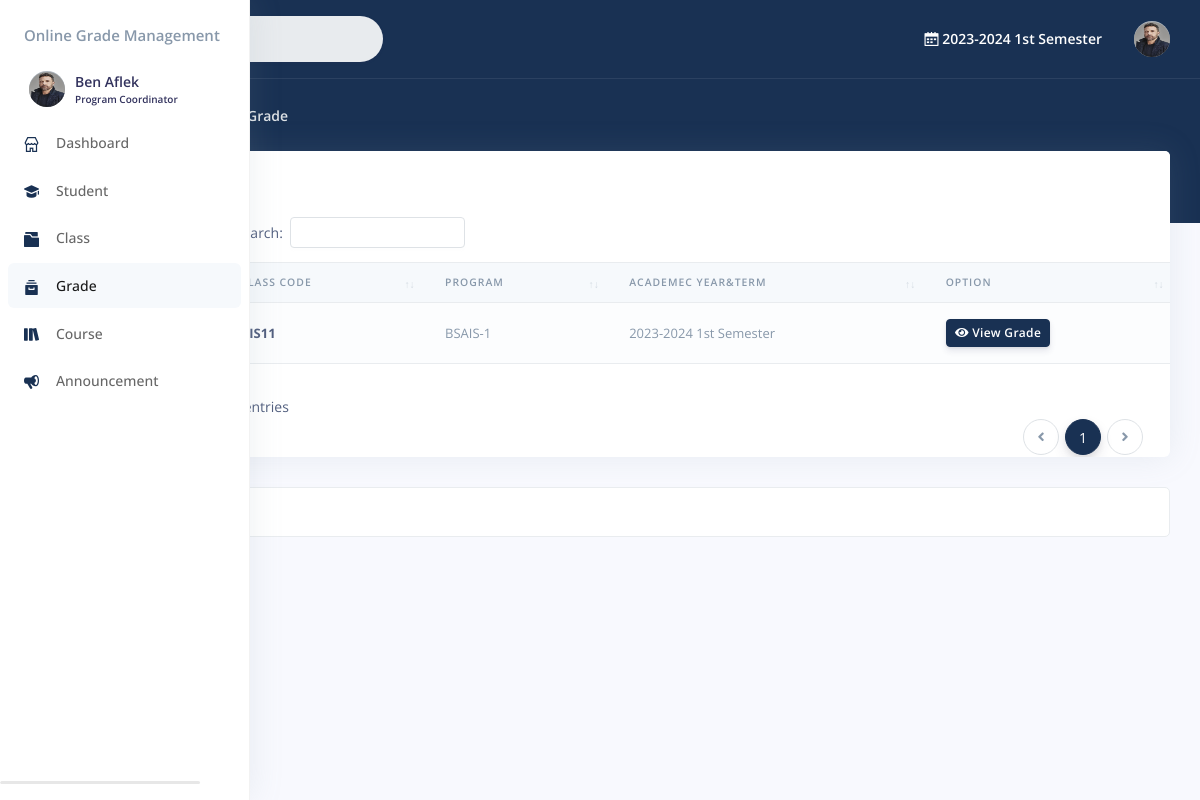
/trash/faculty/grade.php (signed in), run on the app's committed database.
### tables this page shows
CREATE TABLE `staff` (
  `id` int(11) NOT NULL,
  `user_id` int(11) DEFAULT NULL,
  `username` text NOT NULL,
  `institute_id` int(11) DEFAULT NULL,
  `position_id` int(11) NOT NULL,
  `created_on` datetime NOT NULL
);

CREATE TABLE `user` (
  `id` int(11) NOT NULL,
  `type` text NOT NULL,
  `username` text NOT NULL,
  `password` text NOT NULL,
  `firstname` text NOT NULL,
  `middlename` text DEFAULT NULL,
  `lastname` text NOT NULL,
  `gender` text DEFAULT NULL,
  `birthdate` date DEFAULT NULL,
  `address` text DEFAULT NULL,
  `phone_no` text DEFAULT NULL,
  `profileImage` text DEFAULT NULL,
  `isPasswordChanged` int(11) NOT NULL,
  `status` int(11) NOT NULL,
  `updated_on` datetime DEFAULT NULL,
  `created_on` datetime NOT NULL
);

CREATE TABLE `period` (
  `id` int(22) NOT NULL,
  `year` text NOT NULL,
  `term` int(11) NOT NULL,
  `status` int(11) NOT NULL,
  `updated_on` datetime DEFAULT NULL,
  `created_on` datetime NOT NULL
);

CREATE TABLE `class` (
  `id` int(20) NOT NULL,
  `class_code` text NOT NULL,
  `institute_id` int(20) DEFAULT NULL,
  `program_id` int(20) NOT NULL,
  `level` int(11) NOT NULL,
  `period_id` int(11) NOT NULL,
  `slot` int(22) DEFAULT NULL,
  `isSet` int(11) NOT NULL,
  `updated_on` datetime DEFAULT NULL,
  `created_on` datetime NOT NULL
);

CREATE TABLE `program` (
  `id` int(20) NOT NULL,
  `name` text NOT NULL,
  `description` text NOT NULL,
  `institute_id` int(20) NOT NULL,
  `updated_on` datetime NOT NULL,
  `created_on` datetime NOT NULL
);

### trash/faculty/grade.php (the view, shortened to what the rows shown need)
<?php
	include("include/session.php");
	include("include/header.php");
	?>
	</head>
	<?php
		include("include/sidebar.php");
	?>
	<div class="main-content" id="panel">
		<?php
		include("include/topnav.php");
		?>
			<div class="container-fluid mt--6">
				  <div class="row">
					<div class="col">
					<div class="card">
					<div class="table-responsive">
              			<table class="table align-items-center table-flush table-striped" id="datatable-buttons">
                			<thead class="thead-light">
								<tr>
									<th>No.</th>
									<th>Class Code</th>
									<th>Program</th>
									<th>Academec Year&Term</th>
									<th class="">Option</th>
								</tr>
							</thead>
						<tbody>
							<?php
							try{
								$sql = "SELECT *,`class`.`id` AS `class_id`,
								`program`.`name` AS `program_name`,
								`program`.`id` AS `program_id`,
								`period`.`id` AS `period_id`,
								`period`.`year` AS `period_year`,
								`period`.`term` AS `period_term`
								FROM `class`
								INNER JOIN `program` ON `program`.`id` = `class`.`program_id`
								INNER JOIN `period` ON `period`.`id` = `class`.`period_id`
								WHERE `program`.`institute_id`='".$user['institute_id']."'
								";
								$query = $con->query($sql);
								$cnt = 0;
								while ($row = $query->fetch(PDO::FETCH_ASSOC)) {
									$cnt++;
							?>
						  <tr>
						  	<td class="text-muted"><?php echo $cnt;?></td>
							<td class="table-user">
								<b>
								<?php
								$name = isset($row['class_code']) ? htmlspecialchars(short_text($row['class_code']), ENT_QUOTES, 'UTF-8') : '';
								echo $name;
								?>
							  </b>
							</td>
							<td>
								<span class="text-muted">
									<?php
										$level =(empty($row['level']) || $row['level']==NULL)?'0':$row['level'];
										$program_name =(empty($row['program_name']) || $row['program_name']==NULL)?'Empty':$row['program_name'];
										$program_name = isset($program_name) ? htmlspecialchars($row['program_name'], ENT_QUOTES, 'UTF-8') : '';
										echo $program_name.'-'.$level;
									?>
								</span>
							</td>
							<td>
								<span class="text-muted">
									<?php
										$year = isset($row['period_year']) ? htmlspecialchars(short_text($row['period_year']), ENT_QUOTES, 'UTF-8') : '';
										if($row['period_term']=='1'){
											$term='1st Semester';
										}
										echo $year.' '.$term;
									?>
								</span>
							</td>
							<td>
								<?php
									try {
										$subject_sql = "SELECT `schedule`.`id` AS `schedule_id`, `course`.`subject_code` AS `course_code`
														FROM `schedule`
														INNER JOIN `course` ON `course`.`id` = `schedule`.`course_id`
														WHERE `schedule`.`class_id` = :class_id
														ORDER BY `schedule`.`id`";
										$subject_stmt = $con->prepare($subject_sql);
										$subject_stmt->bindParam(':class_id',$row['class_id'], PDO::PARAM_INT);
										$subject_stmt->execute();
										$subjects = $subject_stmt->fetchAll(PDO::FETCH_ASSOC);
										$subjects_no = $subject_stmt->rowCount();
										$prelim_grade = $midterm_grade = $final_grade = 0;
										foreach ($subjects as $subject) {
											$schedule_id = htmlspecialchars($subject['schedule_id'], ENT_QUOTES, 'UTF-8');
											$isgraded = getrecord('isgraded', ['class_id', 'course_id'], [$row['class_id'], $schedule_id]);
											$isgraded = ($isgraded == false) ? '' : $isgraded;
											if (!empty($isgraded['isPrelim'])) {
												$prelim_grade++;
											}
										}
									} catch (Exception $e) {
									}
									$link = '';
									$label = 'View Grade';
									if (intval($final_grade) == intval($subjects_no) && intval($midterm_grade) == intval($subjects_no)) {
										$link = "grade_class.php?id={$row['class_id']}&period=final";
									} else if (intval($midterm_grade )== intval($subjects_no) && intval($prelim_grade) == intval($subjects_no)) {
										$link = "grade_class.php?id={$row['class_id']}&period=midterm";
									} else if (intval($prelim_grade) == intval($subjects_no)) {
										$link = "grade_class.php?id={$row['class_id']}&period=prelim";
									}
									?>
									<?php if (!empty($link)): ?>
										<a href="<?php echo $link; ?>" class="btn btn-primary text-white btn-sm"><i class="fa fa-eye"></i> <?php echo $label; ?></a>
									<?php else: ?>
										<a href="#" class="btn btn-primary text-white btn-sm disabled"><i class="fa fa-eye"></i> No Grades</a>
									<?php endif; ?>
								</td>
						  </tr>
						  <?php  }
							}catch(Exception $e){
								$_SESSION['error']='Something went wrong in accessing scholarship program data.';
							}?>
						</tbody>
					  </table>
					</div>
				</div>
			</div>
		</div>
        </div>
      </div>
</body>
</html>

### trash/faculty/include/sidebar.php (shortened to what the rows shown need)
<body>
  <?php
    include '../include/conn.php';
    include("include/session.php");
  ?>
  <nav class="sidenav navbar navbar-vertical fixed-left navbar-expand-xs navbar-light bg-white text-white" id="sidenav-main">
    <div class="scrollbar-inner">
      <div class="sidenav-header d-flex align-items-center">
          <div class="navbar-brand sidebar-user text-left">
            <a href="profile.php">
            <span class="avatar avatar-sm rounded-circle" >
              <?php $userphoto = $user['profileImage'];
                if ($userphoto == "") :
              ?>
              <img src="img/profile.png" alt="Image placeholder">
              <?php else : ?>
                <img alt="Image placeholder" src="img/<?php echo htmlentities($userphoto); ?>" style="width:40px;height:35px;border-radius:50%;">
              <?php endif; ?>
            </span>
            <span>
              <h5 class=" m-0 text-sm  font-weight-bold">
                <?php echo  htmlentities($user['firstname'].' '.$user['lastname']);  ?>
              </h5>
              <h6 class="text-overflow m-0" data-toggle="tooltip" data-placement="left" title="User">
                <?php
                if($user['position_id']=='2'){
                  $position="Program Coordinator";
                }else if($user['position_id']=='3'){
                  $position="Teacher";
                }
                echo htmlentities($position);  ?>
              </h6>
            </span>
            </a>
          </div>
      </div>
      <br>
    </div>
  </nav>

### trash/faculty/include/topnav.php (shortened to what the rows shown need)
<?php
  include '../include/conn.php';
	include("include/session.php");
?>
  <nav class="navbar navbar-top navbar-expand navbar-dark bg-primary border-bottom">
    <div class="container-fluid">
      <div class="collapse navbar-collapse" id="navbarSupportedContent">
        <ul class="navbar-nav align-items-center ml-md-auto">
          <li class="nav-item dropdown">
            <p class="nav-link mb-0 text-sm  font-weight-bold text-white" href="#">
              <i class="ni ni-calendar-grid-58"></i>
              <?php
                try {
                    $query = "SELECT * FROM `period` WHERE `status` = '1' LIMIT 1";
                    $stmt = $con->prepare($query);
                    $stmt->execute();
                    $result = $stmt->fetch(PDO::FETCH_ASSOC);
                    if ($result) {
                        echo $result['year'] . " ";
                        if ($result['term'] == '1') {
                            echo "1st Semester";
                        } else if ($result['term'] == '2') {
                            echo "2nd Semester";
                        } else if ($result['term'] == '3') {
                            echo "Summer";
                        } else {
                            echo "Unknown Term";
                        }
                    } else {
                        echo "No active period found.";
                    }
                } catch (PDOException $e) {
                    echo "Error: " . $e->getMessage();
                }
              ?>
            </p>
          </li>
        </ul>
        <ul class="navbar-nav align-items-center ml-auto ml-md-0">
          <li class="nav-item dropdown">
            <a class="nav-link pr-0" href="#" role="button" data-toggle="dropdown" aria-haspopup="true" aria-expanded="false">
              <div class="media align-items-center">
                  <span class="avatar avatar-sm rounded-circle">
                    <?php $userphoto = $user['profileImage'];
                    if ($userphoto == "") :
                    ?>
                      <img src="img/profile.png" alt="Image placeholder">
                    <?php else : ?>
                      <img alt="Image placeholder" src="img/<?php echo htmlentities($userphoto); ?>" style="width:40px;height:35px;border-radius:50%;">
                    <?php endif; ?>
                  </span>
              </div>
            </a>
          </li>
        </ul>
      </div>
    </div>
  </nav>

### data on the page
staff: user.profileImage (picture), user.firstname+lastname "Ben Aflek", position "Program Coordinator"
period: year "2023-2024"
class: class_code "AIS11", program.name "BSAIS", level "1", period.year "2023-2024", period.term "1st Semester", label "View Grade"
